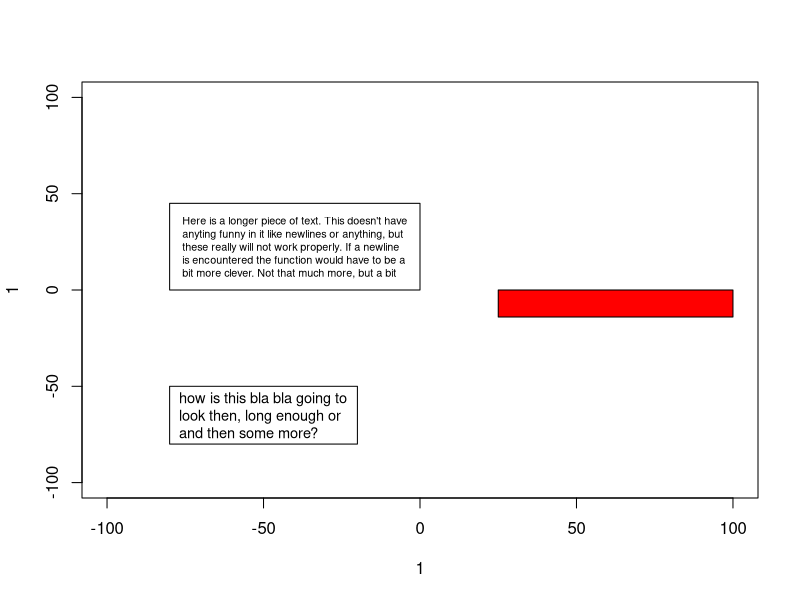
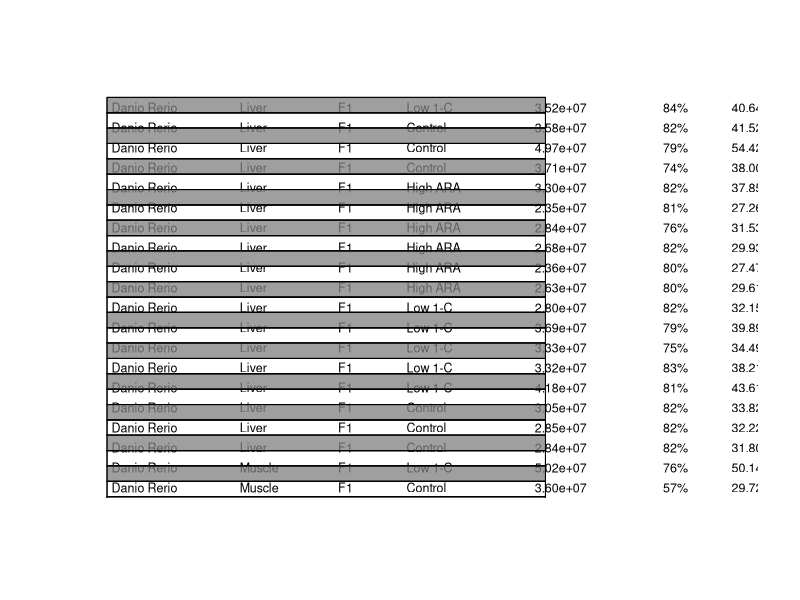
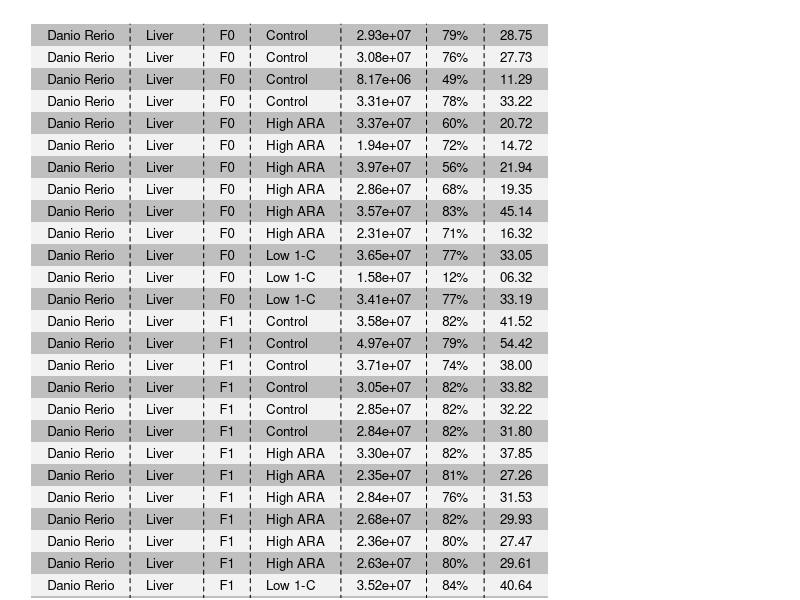
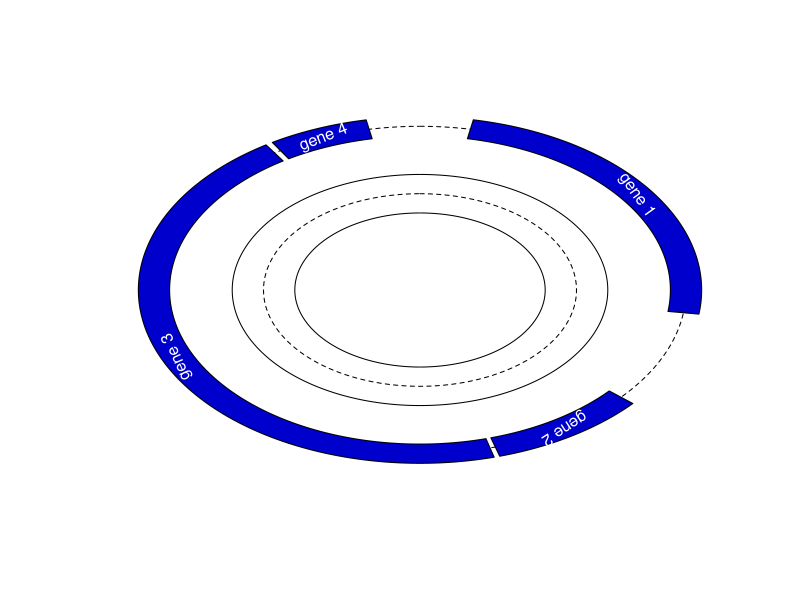

The R script that drew these images, in order: (Note: this script raises an error after producing the figures.)
## return the points of an arc centered on x, y, from a.beg to a.end and with a radious
## of r
arcPoints <- function( x, y, r, a.beg, a.end, a.n=20, degrees=FALSE){
    if( degrees ){
        a.beg <- pi * a.beg / 180
        a.end <- pi * a.end / 180
    }
        
    angles <- seq(a.beg, a.end, length.out=a.n)
    a.x <- x + sin( angles ) * r
    a.y <- y + cos( angles ) * r
    pts <- matrix( c(a.x, a.y), ncol=2 )
    colnames(pts) <- c('x', 'y')
    pts
}

## draw an arc, as a line
## centered on x,y, and with radius of r+depth and r-depth..
lineArc <- function(x, y, r, a.beg, a.end, a.sep=NA, degrees=FALSE, label=NULL, label.col=1, ...){
    ## set the default here... 
    if(is.na(a.sep))
        a.sep = 0.01
    if( degrees ){
        a.beg <- pi * a.beg / 180
        a.end <- pi * a.end / 180
    }
        
    angles <- seq(a.beg, a.end, by=a.sep)
    a.x <- x + sin( angles ) * r
    a.y <- y + cos( angles ) * r

    lines( a.x, a.y, ... )

    if(!is.null(label)){
        mid.a <- (a.beg + a.end)/2
        ## but the rotation angle we need for the text needs to be in degrees
        rot.a <- -180 * mid.a / pi
        text( x + sin( mid.a ) * r, y + cos( mid.a ) * r,
              label, srt=rot.a, col=label.col )
    }
}

## draw an arc, as a polygon..
## centered on x,y, and with radius of r+depth and r-depth..
polygArc <- function(x, y, r, depth, a.beg, a.end, a.sep=NA, degrees=FALSE, label=NULL, label.col=1, ...){
    ## set the default here... 
    if(is.na(a.sep))
        a.sep = 0.01
    if( degrees ){
        a.beg <- pi * a.beg / 180
        a.end <- pi * a.end / 180
    }
        
    angles <- seq(a.beg, a.end, by=a.sep)
    a.x <- sin( angles )
    a.y <- cos( angles )
    outer.x <- x + (a.x * (r + depth/2))
    outer.y <- y + (a.y * (r + depth/2))

    inner.x <- x + (a.x * (r - depth/2))
    inner.y <- y + (a.y * (r - depth/2))

    polygon( c(outer.x, rev(inner.x)), c(outer.y, rev(inner.y)), ... )

    if(!is.null(label)){
        mid.a <- (a.beg + a.end)/2
        ## but the rotation angle we need for the text needs to be in degrees
        rot.a <- -180 * mid.a / pi
        text( x + sin( mid.a ) * r, y + cos( mid.a ) * r,
              label, srt=rot.a, col=label.col )
    }
}

## x is taken as positions along an arc running from angle, a.beg to a.end
plotPolar <- function(o.x, o.y, x, y, r, y.depth, a.beg, a.end, degrees=FALSE, drawBorders=TRUE, drawCenter=TRUE, ...){
    if( degrees ){
        a.beg <- pi * a.beg / 180
        a.end <- pi * a.end / 180
    }
    x.r <- range(x)
    x.o <- (x - x.r[1]) / (x.r[2] - x.r[1])
    a <- a.beg + x.o * (a.end - a.beg)

    y.r <- range(y)
    y.o <- (y - mean(y.r)) / (y.r[2] - y.r[1])

    y.x <- o.x + sin( a ) * (r + y.o * y.depth)
    y.y <- o.y + cos( a ) * (r + y.o * y.depth)

    if(drawCenter)
        lineArc(o.x, o.y, r, a.beg, a.end, lty=2)
    if(drawBorders){
        lineArc(o.x, o.y, r + y.depth/2, a.beg, a.end )
        lineArc(o.x, o.y, r - y.depth/2, a.beg, a.end )
    }
    
    points(y.x, y.y, ...)
    
}

## if useNormals is true then the user may specify two additional points; one point
## extending from the first and last position for calculating the normals.
pathLetters <- function( x, y, word, cex=NA, cex.adj=0.75, useNormals=FALSE, ... ){
    chars <- unlist(strsplit(word, ''))
    ## to work out a reasonable cex we need to know the space between the letters
    ## that is the distances between the positions in x and y
    l <- length(chars)
    if(useNormals){
        ## we could consider using lowess / loess / smooth.spline / predict
        ## to get smoother transitions, but I think this is pretty OK to start with
        if(length(x) == length(chars) + 2){
            x.x <- x
            y.x <- y
            x <- x[2:(l+1)]
            y <- y[2:(l+1)]
        }else{
            ## add a point before and a point after that is extended in
            ## the same direction as the adjacent point
            x.x <- c( x[1] - (x[2] - x[1]), x, x[l] + (x[l] - x[l-1]) )
            y.x <- c( y[1] - (y[2] - y[1]), y, y[l] + (y[l] - y[l-1]) )
        }

        x.d <- x.x[3:(l+2)] - x.x[1:l]
        y.d <- y.x[3:(l+2)] - y.x[1:l]
        normals <- 1 * 180/pi * acos( x.d / sqrt(x.d^2 + y.d^2) ) ## we need
        normals <- ifelse( y.d < 0, -1 * normals, normals )
    }
    d <-  sqrt( diff(x)^2 + diff(y)^2 )
    def.cex <- par("cex")
    if(is.na(cex)){
        w.ratios <- c(d[1], d) / strwidth( chars )
        cex <- cex.adj * def.cex * min( w.ratios )
    }
    ## Then if we have not defined any normals, then we simply do
    if(!useNormals){
        text( x, y, chars, cex=cex, ... )
    }else{
        ## srt can only be a single value.. 
        for(i in 1:l){
            text( x[i], y[i], chars[i], cex=cex, srt=normals[i], ... )
        }
    }
}

## wraps text using usr coordinates roughly translated to columns
## does not use strwrap in order to work better with non-monospaced
## fonts
## returns the string with newlines added and width and height
## required
usrStrWrap <- function(w, txt, ...){
    words <- unlist(strsplit(txt, ' |\t'))
    current.line = words[1]
    txt.f <- current.line
    i <- 2
    while(i <= length(words)){
        if( strwidth( paste( current.line, words[i] ), ... ) <= w ){
            current.line <- paste(current.line, words[i])
            txt.f <- paste(txt.f, words[i])
        }else{
            current.line <- words[i]
            txt.f <- paste(txt.f, words[i], sep='\n')
        }
        i <- i + 1
    }
    list('w'=strwidth(txt.f, ...), 'h'=strheight(txt.f, ...), 's'=txt.f)
}

## r is the locations of a bounding box
## left, right, bottom, top (the same as you get from par("usr")
## this function seems to work OK, but is really rather messy.. 
## note that I could probably use strwrap here; but that wraps on
## columns.. 
boxText <- function(r, txt, max.cex=NA, min.cex=NA, margin=0.1){
    w = r[2] - r[1]
    h = r[4] - r[3]
    ## split the txt into words
    ## we can only handle one set of words to start with.. 
    words <- unlist(strsplit(txt, ' '))
    words.nchar <- nchar(words)
    ## word.widths <- strwidth( words )
    txt.nchar <- nchar(txt)
    char.width <- strwidth( txt ) / txt.nchar ## an approximation
    char.height <- strheight( txt )  ## should be the same for all
    ## work out the ideal number of chars per line on the basis of the dimensions of the box
    ## we intentionally skew this towards allowing a longe text per line than necessary,
    ## since no line is likely to give the exact number.
    line.nchar <- sqrt( (char.height / char.width) * (txt.nchar * w / h) )
    line.n <- floor(sqrt( (h/w) * (char.width/char.height) * txt.nchar ))
    ### UGLY KLUDGE BODGE
    ### to avoid doing something re-iterative; as that is the only way that I can
    ### thing of getting things to work. 
    line.nchar <- ceiling(txt.nchar / line.n) + mean(words.nchar) * line.n / 3

    ## an approximation of the space under the current cex
    line.width <- line.nchar * char.width 
    
    ## for filling the box
    txt.prt <- words[1]
    i <- 2
    while(i <= length(words)){
        current.line <- words[i-1]
        line.length <- nchar( words[i-1] )
        while(i <= length(words) && strwidth(paste(current.line, words[i])) <= line.width ){
#        while( line.length + nchar(words[i]) <= line.nchar && i <= length(words)  ){
            txt.prt <- paste(txt.prt, words[i]) ## sep is a space..
            current.line <- paste(current.line, words[i])
            line.length <- line.length + nchar(words[i]) + 1
            i <- i + 1
        }
        if(i <= length(words)){
            txt.prt <- paste(txt.prt, words[i], sep='\n')
            i <- i + 1
        }
    }
    ## now I should have something reasonable..
    txt.width.r <- (1 + margin) * strwidth(txt.prt) / w
    txt.height.r <- (1 + margin) * strheight(txt.prt) / h
    ## simply scale the cex appropriately
    max.r <- max( c(txt.width.r, txt.height.r) )
    cex <- par("cex") / max.r
    text( r[1] + w * margin/2, mean(r[3:4]), txt.prt, cex=cex, adj=c(0,0.5) )
    invisible(cex)
}


## some ideas as to how to output tables in R..
## there are a whole load of things, but these generally markdown / latex / html
## output, rather than simply drawing a tabe using the plot functions..
## say we would like to plot a table,,
## this is still a bit messy, but it works OK.
## if we wish to have seperate justification for individual columns, then
## we need to draw each column seperately as we cannot specify adj as a list of vectors?
plotTable <- function(x, y, df, c.widths=NULL, num.format=NA,
                      row.margin=1, col.margin=0.1, doPlot=TRUE,
                      row.bg=NA, column.bg=NA, cell.bg=NA,
                      ...){
    df.m <- as.matrix(df)
    if(length(num.format) > 1 || !is.na(num.format)){
        for(i in 1:ncol(df)){
            if(is.numeric(df[,i]))
                df.m[,i] <- sprintf(num.format[ 1 + (i-1) %% length(num.format) ], df[,i])
        }
    }
    if(is.null(c.widths)){
        c.widths <- (apply( df.m, 2, function(x){ max( strwidth(x, ...) ) } ))
    }
    ## determine r.heights using the usrStrWrap function
    r.heights <- apply( df.m, 1,
                       function(x){
                           x.f <- vector(mode='list', length=length(x))
                           for(i in 1:length(x))
                               x.f[[i]] <- usrStrWrap( c.widths[i], x[i], ... )
                           max( sapply(x.f, function(y){ y$h } ) )
                       })
    
    v.margin <- mean( r.heights ) * row.margin/2
    r.heights <- r.heights * (1 + row.margin)

    h.margin <- mean( c.widths ) * col.margin / 2
    c.widths <- c.widths + mean( c.widths ) * col.margin
### then we know where to place things, starting at the top and using adj=c(0,1)
### 
    y.bot <- y - cumsum(r.heights)
    y.top <- c(y, y.bot[ -length(y.bot) ])
    x.right <- x + cumsum(c.widths)
    x.left <- c(x, x.right[ -length(x.right) ])
    
    ## redo these so that we can have a matrix of each positions.
    y.top.m <- matrix( rep(y.top, ncol(df.m)), nrow=length(y.top) )
    y.bot.m <- matrix( rep(y.bot, ncol(df.m)), nrow=length(y.bot) )
    x.left.m <- matrix( rep(x.left, nrow(df.m)), ncol=length(x.left), byrow=TRUE )
    
    ## then simply,,
    if(doPlot){
        if(length(row.bg) > 1 || !is.na(row.bg))
            rect( x.left[1], y.bot, rev(x.right)[1], y.top, col=row.bg, border=NA )
        if(length(column.bg) > 1 || !is.na(column.bg))
            rect( x.left, rev(y.bot)[1], x.right, y.top[1], col=column.bg, border=NA )
        if(is.matrix(cell.bg) && nrow(cell.bg) == nrow(df.m) && ncol(cell.bg) == ncol(df.m))
            rect( x.left.m, y.bot.m, x.left.m + c.widths, y.bot.m + r.heights, col=cell.bg, border=NA )
        text( x.left.m + h.margin, y.top.m - v.margin, df.m, adj=c(0,1), ... )
    }
    invisible( list('r'=x.right, 'l'=x.left, 't'=y.top, 'b'=y.bot) )
}

## test the above..
plot(1,1, type='n', xlim=c(-100, 100), ylim=c(-100, 100))

xleft <- -80
xright <- -20
ybot <- -80
ytop <- -50
rect( xleft, ybot, xright, ytop )
boxText( c(xleft, xright, ybot, ytop), 'how is this bla bla going to look then, long enough or and then some more?')

xleft <- -80
xright <- -0
ybot <- 0
ytop <- 45
rect( xleft, ybot, xright, ytop )
boxText( c(xleft, xright, ybot, ytop), "Here is a longer piece of text. This doesn't have anyting funny in it like newlines or anything, but these really will not work properly. If a newline is encountered the function would have to be a bit more clever. Not that much more, but a bit")

## try the string_wrap...
txt <- 'Hello there. This is a piece of text with some stuff in it. I\'m not really sure how it will come out when I format it, but we\'ll soon find out'
txt.f <- usrStrWrap( 75, txt )
txt.f <- usrStrWrap( 75, txt, cex=0.5 )
text(25, 0, txt.f$s, adj=c(0,1), cex=0.5 )
rect( 25, 0-txt.f$h, 100, 0, col='red' )

## we can now try to use the function we have to make a table of sorts ..
## note that this is not smart enough to sort out problems with words that don't fit
## but we can perhaps combine some of our functions for this..
table <- read.table( 'RRBS_annotation_table.csv', sep='\t', stringsAsFactors=FALSE, header=TRUE )
sub.table <- table[ , c('Species', 'Cell_type', 'Generation', 'Feed', 'Reads_all', 'Alignment_rate', 'meanCoverage')]

## the problem is pretty much that the cex parameter to usr coordinates ratio changes depending on
## the plot width. But whatever,,
## we have 61 rows and 7 columns..
col.widths <- c(10, 7.5, 5, 10, 10, 5, 5)
## note that the legality of '%05.2.f' seems to be questionable. Might be undefined behaviour.
num.format <- c(NA, NA, NA, NA, '%.2e', NA, '%05.2f')
plot(1, type='n', xlim=c(0,sum(col.widths)), ylim=c(0,200), axes=FALSE, xlab='', ylab='')
plotTable( 0, 200, sub.table, c.widths=col.widths, num.format=num.format, margin=0.5, cex=0.75 )

o <- with(sub.table, order( Cell_type, Generation, Feed ))

pdf('table_example.pdf', width=7, height=14, title='A table from R core functions')
par(mar=c(0.1, 0.1, 0.1, 0.1))
plot(1, type='n', xlim=c(0,sum(col.widths)), ylim=c(0,200), axes=FALSE, xlab='', ylab='')
p.pos <- plotTable( 0, 200, sub.table[o,], num.format=num.format, col.margin=0.75, row.margin=1.2, cex=0.8, family='sans',
#                   column.bg=c(rgb(0.5,0.5,0.5,0.5), rgb(0.9, 0.9, 0.9, 0.5)),
                   row.bg=c(rgb(0.5,0.5,0.5,0.5), rgb(0.9, 0.9, 0.9, 0.5)) )
segments( p.pos$l[-1], rev(p.pos$b)[1], p.pos$l[-1], p.pos$t[1], lty=2 )
dev.off()


segments( rep(p.pos$l[1], length(p.pos$t)), p.pos$b, rep(rev(p.pos$r)[1], length(p.pos$t)), p.pos$b )

rect( rep(p.pos$l[1], length(p.pos$t)), p.pos$b, rep(rev(p.pos$r)[1], length(p.pos$t)), p.pos$t, col=c(rgb(0.5,0.5,0.5,0.5), rgb(0,0,0,0)) )
rect( p.pos$l[1], p.pos$b, rev(p.pos$r)[1], p.pos$t, col=c(rgb(0.5,0.5,0.5,0.5), rgb(0,0,0,0)) )

### so taken together we can do..
gene.pos <- matrix(ncol=2, byrow=TRUE,
                   data=c(10, 90,
                          120, 150,
                          151, 300,
                          301, 320) )
colnames(gene.pos) <- c('beg', 'end')
rownames( gene.pos ) <- c('gene 1', 'gene 2', 'gene 3', 'gene 4') 
genome.size <- 330

measure.x <- sample( 1:genome.size, 42 )
measure.y <- rnorm( length(measure.x) )

## set up a plottin area with no labels or anything else
fig.r <- 100
pdf('polar_plot.pdf', width=7, height=7, title='Polar plot')
plot( 1, type='n', axes=FALSE, xlim=c(-fig.r,fig.r), ylim=c(-fig.r,fig.r), xlab='', ylab='' )

g.r <- 85
g.w <- 10

lineArc(0, 0, g.r, 0, 2*pi, lty=2)
sapply( rownames(gene.pos), function(x){
    b <- 2 * pi * ( gene.pos[x, 'beg'] / genome.size )
    e <- 2 * pi * ( gene.pos[x, 'end'] / genome.size )
    polygArc( 0, 0, g.r, g.w, b, e, label=x, col=rgb(0, 0, 0.8), label.col='white')
})

## and then lets plot the points along an inner axis..
m.r <- 50
m.w <- 20
#lineArc(0, 0, m.r, 0, 2 * pi, lty=2 )
#polygArc( 0, 0, m.r, m.w, 0, 2 * pi )
plotPolar(0, 0, measure.x, measure.y, m.r, m.w, 0, 2*pi, col=hsvScale(1:length(measure.x)), pch=19 )

dev.off()

### we can also do something a bit silly,,,
### and draw pie-charts when we want to.. with offsets pies.. 
plot( 1, type='n', axes=FALSE, xlim=c(-fig.r,fig.r), ylim=c(-fig.r,fig.r), xlab='', ylab='' )
polygArc(0, 0, 25, 50, 0, pi/3, degrees=FALSE, col='red' )
polygArc( 2 * sin( (pi/3 + 2.5*pi/3)/2), 2 * cos( (pi/3 + 2.5*pi/3)/2 ), 25, 50, pi/3, 2.5 * pi/3, degrees=FALSE, col='green' )
polygArc(0, 0, 25, 50, 2.5*pi/3, 1.2 * pi, degrees=FALSE, col='blue' )
polygArc(0, 0, 25, 50, 1.2 * pi, 1.7 * pi, degrees=FALSE, col='grey' )
polygArc(0, 0, 25, 50, 1.7 * pi, 2*pi, degrees=FALSE, col='cyan' )

polygArc(-75, 50, 25, 10, 0, 2*pi, col='blue', border=NA)

## but can we do..
polygArc(-75, 50, 25, 10, -pi/2, pi/2, col='green', border=NA)


## lets draw letters on a set of points. First let us take our string...
pdf("text_along_paths.pdf", width=7, height=7, title='Text along paths')
plot( 0,0, xlim=c(-100, 100), ylim=c(-100, 100), type='n', axes=FALSE, xlab='', ylab='' )
txt <- 'HELLO there stranger'
txt.pts <- arcPoints( 0, 0, 40, 0, 180, a.n=nchar(txt), degrees=TRUE )
pathLetters( txt.pts[,1], txt.pts[,2], txt, cex.adj=0.75  )
txt.pts.2 <- arcPoints( 0, 0, 60, 0, 180, a.n=nchar(txt), degrees=TRUE )
pathLetters( txt.pts.2[,1], txt.pts.2[,2], txt, cex.adj=0.75, useNormals=TRUE )

txt.pts.3 <- arcPoints( 0, 0, 80, 0, 270, a.n=nchar(txt), degrees=TRUE )
pathLetters( txt.pts.3[,1], txt.pts.3[,2], txt, cex.adj=0.75, useNormals=TRUE )

pathLetters( 1:nchar(txt) * 10 - 100, (1:nchar(txt))^2 -100, txt, cex.adj=1, useNormals=TRUE, col='blue' )

x <- seq(-100, 100, length.out=(nchar(txt)+2))
y <- 50 * sin( pi * x/100 )
pathLetters( x, y, txt, useNormals=TRUE, col='red', cex.adj=1 )
pathLetters( x, y, txt, useNormals=TRUE, col='brown', cex=1 )
dev.off()
